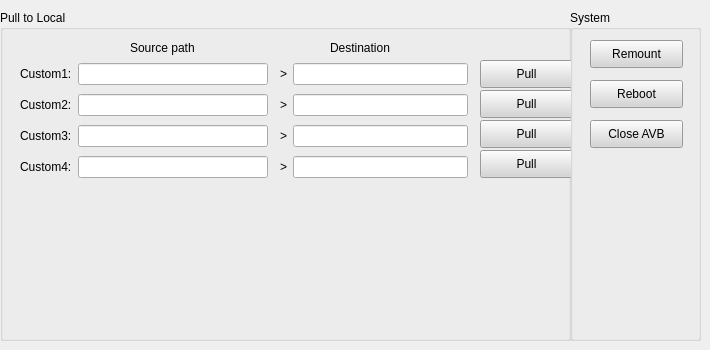
      <widget class="QWidget" name="Video_dumpData_page_3">
       <widget class="QGroupBox" name="groupBox_2">
        <property name="geometry">
         <rect>
          <x>0</x>
          <y>10</y>
          <width>571</width>
          <height>331</height>
         </rect>
        </property>
        <property name="title">
         <string>Pull to Local</string>
        </property>
        <widget class="QLabel" name="label_27">
         <property name="geometry">
          <rect>
           <x>330</x>
           <y>30</y>
           <width>91</width>
           <height>16</height>
          </rect>
         </property>
         <property name="text">
          <string>Destination</string>
         </property>
        </widget>
        <widget class="QWidget" name="layoutWidget_5">
         <property name="geometry">
          <rect>
           <x>20</x>
           <y>50</y>
           <width>248</width>
           <height>123</height>
          </rect>
         </property>
         <layout class="QGridLayout" name="gridLayout_3">
          <item row="0" column="0">
           <widget class="QLabel" name="label_13">
            <property name="text">
             <string>Custom1:</string>
            </property>
           </widget>
          </item>
          <item row="0" column="1">
           <widget class="QLineEdit" name="System_PullCustom1Src_lineEdit"/>
          </item>
          <item row="1" column="0">
           <widget class="QLabel" name="label_19">
            <property name="text">
             <string>Custom2:</string>
            </property>
           </widget>
          </item>
          <item row="1" column="1">
           <widget class="QLineEdit" name="System_PullCustom2Src_lineEdit"/>
          </item>
          <item row="2" column="0">
           <widget class="QLabel" name="label_20">
            <property name="text">
             <string>Custom3:</string>
            </property>
           </widget>
          </item>
          <item row="2" column="1">
           <widget class="QLineEdit" name="System_PullCustom3Src_lineEdit"/>
          </item>
          <item row="3" column="0">
           <widget class="QLabel" name="label_21">
            <property name="text">
             <string>Custom4:</string>
            </property>
           </widget>
          </item>
          <item row="3" column="1">
           <widget class="QLineEdit" name="System_PullCustom4Src_lineEdit"/>
          </item>
         </layout>
        </widget>
        <widget class="QWidget" name="layoutWidget_6">
         <property name="geometry">
          <rect>
           <x>280</x>
           <y>50</y>
           <width>188</width>
           <height>123</height>
          </rect>
         </property>
         <layout class="QGridLayout" name="gridLayout_4">
          <item row="0" column="0">
           <widget class="QLabel" name="label_23">
            <property name="text">
             <string>&gt;</string>
            </property>
           </widget>
          </item>
          <item row="0" column="1">
           <widget class="QLineEdit" name="System_PullCustom1Dst_lineEdit"/>
          </item>
          <item row="1" column="0">
           <widget class="QLabel" name="label_24">
            <property name="text">
             <string>&gt;</string>
            </property>
           </widget>
          </item>
          <item row="1" column="1">
           <widget class="QLineEdit" name="System_PullCustom2Dst_lineEdit"/>
          </item>
          <item row="2" column="0">
           <widget class="QLabel" name="label_25">
            <property name="text">
             <string>&gt;</string>
            </property>
           </widget>
          </item>
          <item row="2" column="1">
           <widget class="QLineEdit" name="System_PullCustom3Dst_lineEdit"/>
          </item>
          <item row="3" column="0">
           <widget class="QLabel" name="label_26">
            <property name="text">
             <string>&gt;</string>
            </property>
           </widget>
          </item>
          <item row="3" column="1">
           <widget class="QLineEdit" name="System_PullCustom4Dst_lineEdit"/>
          </item>
         </layout>
        </widget>
        <widget class="QLabel" name="label_22">
         <property name="geometry">
          <rect>
           <x>130</x>
           <y>30</y>
           <width>101</width>
           <height>16</height>
          </rect>
         </property>
         <property name="text">
          <string>Source path</string>
         </property>
        </widget>
        <widget class="QPushButton" name="System_PullCustom1Pull_Button">
         <property name="geometry">
          <rect>
           <x>480</x>
           <y>50</y>
           <width>93</width>
           <height>28</height>
          </rect>
         </property>
         <property name="styleSheet">
          <string notr="true">background-color:#D5D5D5</string>
         </property>
         <property name="text">
          <string>Pull</string>
         </property>
        </widget>
        <widget class="QPushButton" name="System_PullCustom2Pull_Button">
         <property name="geometry">
          <rect>
           <x>480</x>
           <y>80</y>
           <width>93</width>
           <height>28</height>
          </rect>
         </property>
         <property name="styleSheet">
          <string notr="true">background-color:#D5D5D5</string>
         </property>
         <property name="text">
          <string>Pull</string>
         </property>
        </widget>
        <widget class="QPushButton" name="System_PullCustom3Pull_Button">
         <property name="geometry">
          <rect>
           <x>480</x>
           <y>110</y>
           <width>93</width>
           <height>28</height>
          </rect>
         </property>
         <property name="styleSheet">
          <string notr="true">background-color:#D5D5D5</string>
         </property>
         <property name="text">
          <string>Pull</string>
         </property>
        </widget>
        <widget class="QPushButton" name="System_PullCustom4Pull_Button">
         <property name="geometry">
          <rect>
           <x>480</x>
           <y>140</y>
           <width>93</width>
           <height>28</height>
          </rect>
         </property>
         <property name="styleSheet">
          <string notr="true">background-color:#D5D5D5</string>
         </property>
         <property name="text">
          <string>Pull</string>
         </property>
        </widget>
       </widget>
       <widget class="QGroupBox" name="groupBox_12">
        <property name="geometry">
         <rect>
          <x>570</x>
          <y>10</y>
          <width>131</width>
          <height>331</height>
         </rect>
        </property>
        <property name="title">
         <string>System</string>
        </property>
        <widget class="QPushButton" name="Sys_Pull_reboot_btn">
         <property name="geometry">
          <rect>
           <x>20</x>
           <y>70</y>
           <width>93</width>
           <height>28</height>
          </rect>
         </property>
         <property name="styleSheet">
          <string notr="true">background-color:#D5D5D5</string>
         </property>
         <property name="text">
          <string>Reboot</string>
         </property>
        </widget>
        <widget class="QPushButton" name="Sys_Pull_closeAVB_btn">
         <property name="geometry">
          <rect>
           <x>20</x>
           <y>110</y>
           <width>93</width>
           <height>28</height>
          </rect>
         </property>
         <property name="styleSheet">
          <string notr="true">background-color:#D5D5D5</string>
         </property>
         <property name="text">
          <string>Close AVB</string>
         </property>
        </widget>
        <widget class="QPushButton" name="Sys_Pull_remount_btn">
         <property name="geometry">
          <rect>
           <x>20</x>
           <y>30</y>
           <width>93</width>
           <height>28</height>
          </rect>
         </property>
         <property name="styleSheet">
          <string notr="true">background-color:#D5D5D5</string>
         </property>
         <property name="text">
          <string>Remount</string>
         </property>
        </widget>
       </widget>
      </widget>
